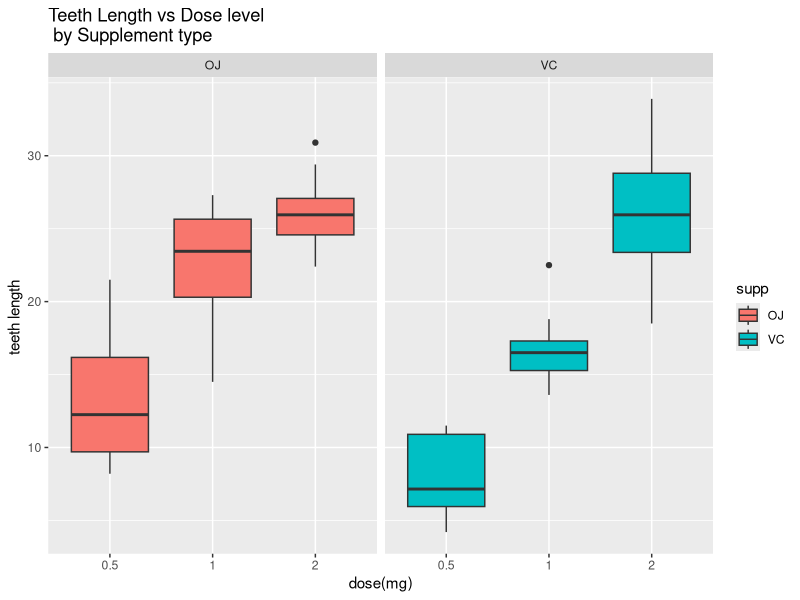
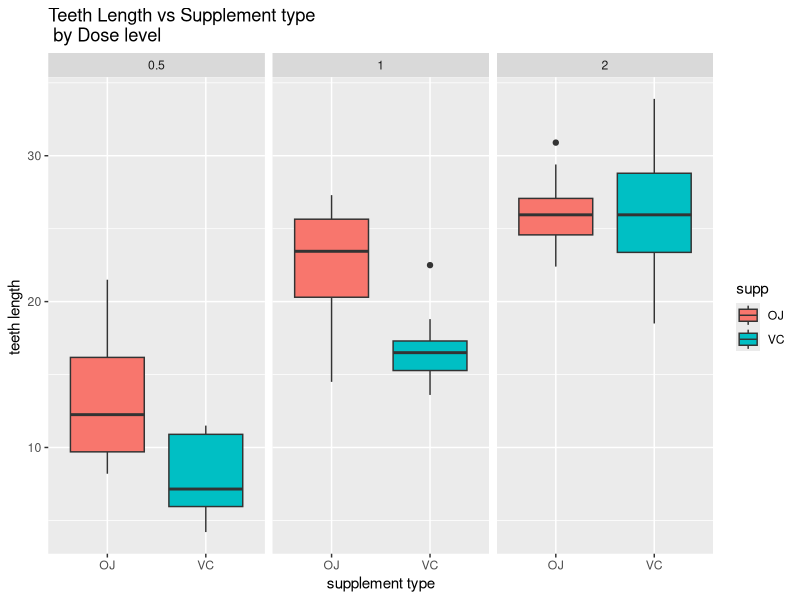

Recreate these plots in R, in order.
## ---- chunk 1
# Load required packages
library(dplyr)
library(ggplot2)

#Load data and convert to tbl format
ToothGrowth <- tbl_df(ToothGrowth)
## ---- chunk 2
# Structure of the data
str(ToothGrowth)

# Summary
summary(ToothGrowth)
## ---- chunk 3
# Unique values in the dose vector
unique(ToothGrowth$dose)
## ---- chunk 4
# Convert to factor
ToothGrowth <- ToothGrowth %>% mutate(dose = as.factor(dose))
## ---- chunk 5
ggplot(data = ToothGrowth, aes(x=dose, y=len, fill = supp)) +
geom_boxplot() +
facet_grid(. ~ supp) +
ggtitle("Teeth Length vs Dose level \n by Supplement type") +
labs(x="dose(mg)", y= "teeth length ")
## ---- chunk 6
ggplot(data = ToothGrowth, aes(x = supp, y = len)) +
geom_boxplot(aes(fill = supp)) +
facet_wrap(~ dose) +
ggtitle("Teeth Length vs Supplement type \n by Dose level ") +
labs(x="supplement type", y= "teeth length ")
## ---- chunk 7
ToothGrowth  %>% 
  filter(dose == 2)  %>% 
  group_by(supp)   %>%  
  summarise(avg.length = mean(len))
## ---- chunk 8
# Testing by Supplement
t.test(len ~ supp, data = ToothGrowth)
## ---- chunk 9
# Create three subsets (by difference in dosages) for the t tests
ToothGrowth.doses_0.5_1.0 <- subset(ToothGrowth, dose %in% c(0.5, 1.0))
ToothGrowth.doses_0.5_2.0 <- subset(ToothGrowth, dose %in% c(0.5, 2.0))
ToothGrowth.doses_1.0_2.0 <- subset(ToothGrowth, dose %in% c(1.0, 2.0))
## ---- chunk 10
# Test 1, dose = 0.5 and dose = 1
t.test(len ~ dose, data = ToothGrowth.doses_0.5_1.0)
## ---- chunk 11
# Test 2, dose = 0.5 and dose = 2
t.test(len ~ dose, data = ToothGrowth.doses_0.5_2.0)
## ---- chunk 12
# Test 3, dose = 1 and dose = 2
t.test(len ~ dose, data = ToothGrowth.doses_1.0_2.0)
